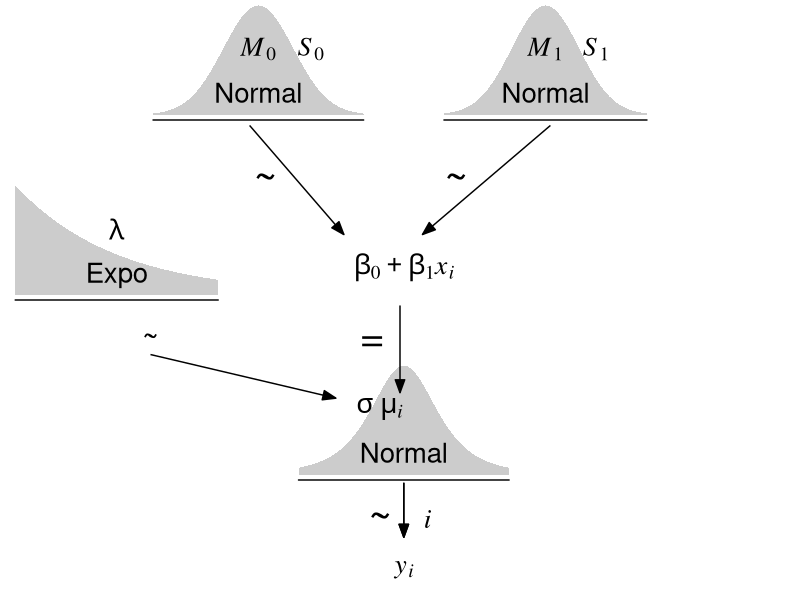

Here is the R script that generated this plot:
library(tidyverse)
#library(beyonce)
# library(brms)
library(patchwork)
# library(tidybayes)
# library(bayesplot)

# Source: https://bookdown.org/content/3686/16.html

bp <- NA
#beyonce_palette(1)




col1 <- "grey20"
col2 <- "black"
col3 <- "grey80"


bp[6] <- col3
bp[1] <- col2




# Normal density
p1 <- tibble(x = seq(from = -3, to = 3, by = 0.1)) |> 
  ggplot(aes(x = x, y = (dnorm(x)) / max(dnorm(x)))) +
  geom_area(fill = bp[6]) +
  annotate(geom = "text",
           x = 0, y = 0.2,
           label = "Normal",
           color = bp[1], size = 7) +
  annotate(geom = "text",
           x = c(0, 1.5), y = 0.6,
           label = c("italic(M)[0]", "italic(S)[0]"), 
           color = bp[1], family = "Times", parse = TRUE, size = 7) +
  scale_x_continuous(expand = c(0, 0)) +
  theme_void() +
  theme(axis.line.x = element_line(color = bp[1], linewidth = 0.5))

# A second normal density
p2 <- tibble(x = seq(from = -3, to = 3, by = 0.1)) |> 
  ggplot(aes(x = x, y = (dnorm(x)) / max(dnorm(x)))) +
  geom_area(fill = bp[6]) +
  annotate(geom = "text",
           x = 0, y = 0.2,
           label = "Normal",
           color = bp[1], size = 7) +
  annotate(geom = "text",
           x = c(0, 1.5), y = 0.6,
           label = c("italic(M)[1]", "italic(S)[1]"), 
           color = bp[1], family = "Times", parse = TRUE, size = 7) +
  scale_x_continuous(expand = c(0, 0)) +
  theme_void() +
  theme(axis.line.x = element_line(color = bp[1], linewidth = 0.5))

## Two annotated arrows
# Save our custom arrow settings
my_arrow <- arrow(angle = 20, length = unit(0.35, "cm"), type = "closed")
p3 <- tibble(x = c(0.33, 1.67),
             y = c(1, 1),
             xend = c(0.75, 1.1),
             yend = c(0, 0)) |>
  ggplot(aes(x = x, xend = xend,
             y = y, yend = yend)) +
  geom_segment(arrow = my_arrow, color = bp[1]) +
  annotate(geom = "text",
           x = c(0.4, 1.25), y = 0.5,
           label = "'~'",
           color = bp[1], family = "Times", parse = TRUE, size = 10) +
  xlim(0, 2) +
  theme_void()

# Exponential density
p4 <- tibble(x = seq(from = 0, to = 1, by = 0.01)) |> 
  ggplot(aes(x = x, y = (dexp(x, 2) / max(dexp(x, 2))))) +
  geom_area(fill = bp[6]) +
  annotate(geom = "text",
           x = 0.5, y = 0.2,
           label = "Expo",
           color = bp[1], size = 7) +
  annotate(geom = "text",
           x = 0.5, y = 0.6,
           label = "italic(lambda)",
           color = bp[1], family = "Times", parse = TRUE, size = 7) +
  scale_x_continuous(expand = c(0, 0)) +
  theme_void() +
  theme(axis.line.x = element_line(color = bp[1], linewidth = 0.5))



# Likelihood formula
p5 <- tibble(x = 0.5,
             y = 0.25,
             label = "beta[0]+beta[1]*italic(x)[italic(i)]") |> 
  ggplot(aes(x = x, y = y, label = label)) +
  geom_text(color = bp[1], family = "Times", parse = TRUE, size = 7) +
  scale_x_continuous(expand = c(0, 0), limits = c(0, 1)) +
  ylim(0, 1) +
  theme_void()

# Half-normal density
p6 <- tibble(x = seq(from = 0, to = 3, by = 0.01)) |> 
  ggplot(aes(x = x, y = (dnorm(x)) / max(dnorm(x)))) +
  geom_area(fill = bp[6]) +
  annotate(geom = "text",
           x = 1.5, y = 0.2,
           label = "half-normal",
           color = bp[1], size = 7) +
  annotate(geom = "text",
           x = 1.5, y = 0.6,
           label = "0*','*~italic(S)[sigma]", 
           color = bp[1], family = "Times", parse = TRUE, size = 7) +
  scale_x_continuous(expand = c(0, 0)) +
  theme_void() +
  theme(axis.line.x = element_line(color = bp[1], linewidth = 0.5))

# two annotated arrows
p7 <- tibble(x = c( 0.43, 1.5),
             y = c(0.55, 1),
             xend = c(1.225, 1.5),
             yend = c(0.15, 0.2)) |>
  ggplot(aes(x = x, xend = xend,
             y = y, yend = yend)) +
  geom_segment(arrow = my_arrow, color = bp[1]) +
  annotate(geom = "text",
           x = c(0.7, 1.38), y = c(0.22, 0.65),
           label = c("", "'='"),
           color = bp[1], family = "Times", parse = TRUE, size = 10) +
  annotate(geom = "text",
           x = 0.43, y = 0.7,
           label = "'~'",
           color = bp[1], family = "Times", parse = TRUE, size = 7) +
  xlim(0, 3) +
  theme_void()

# Student-t density / Normal
p8 <- tibble(x = seq(from = -3, to = 3, by = 0.1)) |> 
  ggplot(aes(x = x, y = (dt(x, 3) / max(dt(x, 3))))) +
  geom_area(fill = bp[6]) +
  annotate(geom = "text",
           x = 0, y = 0.2,
           label = "Normal",
           color = bp[1], size = 7) +
  annotate(geom = "text",
           x = -0.7, y = 0.6,
           label = "sigma~mu[italic(i)]",
           color = bp[1], family = "Times", parse = TRUE, size = 7) +
  scale_x_continuous(expand = c(0, 0)) +
  theme_void() +
  theme(axis.line.x = element_line(color = bp[1], linewidth = 0.5))

# The final annotated arrow to y_i
p9 <- tibble(x = c(0.375, 0.625),
             y = c(1/3, 1/3),
             label = c("'~'", "italic(i)")) |> 
  ggplot(aes(x = x, y = y, label = label)) +
  geom_text(color = bp[1], family = "Times", parse = TRUE, size = c(10, 7)) +
  geom_segment(x = 0.5, xend = 0.5,
               y = 1, yend = 0, 
               arrow = my_arrow, color = bp[1]) +
  xlim(0, 1) +
  theme_void()

# Some text
p10 <- tibble(x = 0.5,
              y = 0.5,
              label = "italic(y[i])") |> 
  ggplot(aes(x = x, y = y, label = label)) +
  geom_text(color = bp[1], family = "Times", parse = TRUE, size = 7) +
  xlim(0, 1) +
  theme_void()


p_void <-
  ggplot()

# Define the layout
layout <- c(
  area(t = 1, b = 2, l = 3, r = 5),
  area(t = 1, b = 2, l = 7, r = 9),
  area(t = 4, b = 5, l = 1, r = 3),
  area(t = 4, b = 5, l = 5, r = 7),
  #area(t = 4, b = 5, l = 9, r = 11),
  area(t = 3, b = 4, l = 3, r = 9),
  area(t = 7, b = 8, l = 5, r = 7),
  area(t = 6, b = 7, l = 1, r = 11),
  area(t = 9, b = 9, l = 5, r = 7),
  area(t = 10, b = 10, l = 5, r = 7))

# Combine and plot!
# p6 is the half normal

(p1 + p2 + p4 + p5 +  p3 + p8 + p7 + p9 + p10) +
  plot_layout(design = layout) &
  ylim(0, 1) &
  theme(plot.margin = margin(0, 5.5, 0, 5.5))
